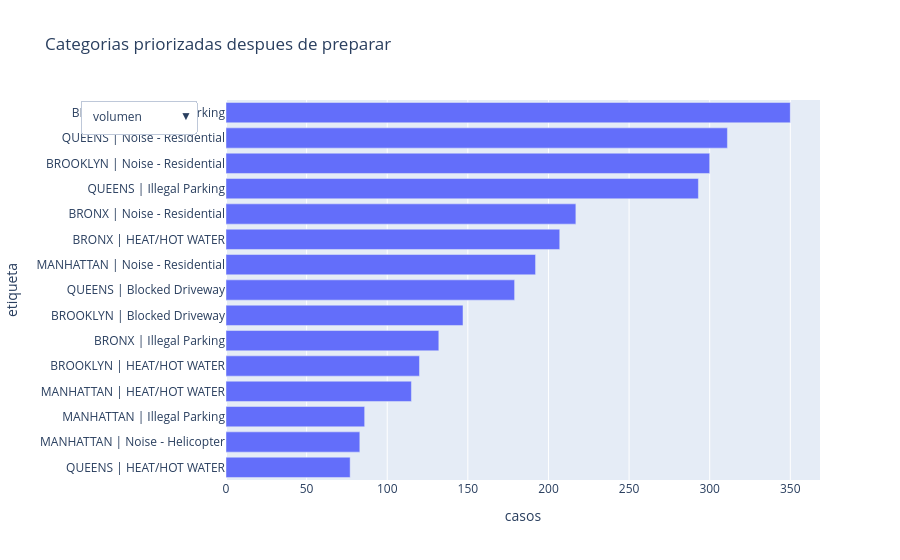

Here is the notebook cell this chart was saved with:
### Code cell
# @title Explorar Preparacion basica { display-mode: "form" }
top_prep = preparacion.head(15).assign(etiqueta=lambda t: t["borough"] + " | " + t["complaint_type"])
fig = px.bar(top_prep.sort_values("casos"), x="casos", y="etiqueta", orientation="h", hover_data=["mediana_dias"], title="Categorias priorizadas despues de preparar")
fig.update_layout(updatemenus=[{"buttons": [
    {"label": "volumen", "method": "update", "args": [{"x": [top_prep["casos"]]}, {"xaxis": {"title": "solicitudes"}}]},
    {"label": "mediana dias", "method": "update", "args": [{"x": [top_prep["mediana_dias"]]}, {"xaxis": {"title": "mediana de dias abiertos"}}]},
]}])
fig.show()


display(Markdown("**Lo que muestra:** La preparacion no maquilla: convierte una tabla grande en una cola de decisiones trazables."))

### Figure 1 — Plotly figure (JSON) as saved in the notebook; plotly's stock layout.template omitted (floating-point values rounded to 4 significant figures)
{"data": [{"customdata": [[1.35], [18.03], [0.0183], [1.383], [1.919], [0.1097], [0.04508], [0.1234], [0.01924], [0.8991], [0.0341], [0.1258], [0.02195], [0.02994], [0.04255]], "hovertemplate": "casos=%{x}<br>etiqueta=%{y}<br>mediana_dias=%{customdata[0]}<extra></extra>", "legendgroup": "", "marker": {"color": "#636efa", "pattern": {"shape": ""}}, "name": "", "orientation": "h", "showlegend": false, "textposition": "auto", "type": "bar", "x": [77, 83, 86, 115, 120, 132, 147, 179, 192, 207, 217, 293, 300, 311, 350], "xaxis": "x", "y": ["QUEENS | HEAT/HOT WATER", "MANHATTAN | Noise - Helicopter", "MANHATTAN | Illegal Parking", "MANHATTAN | HEAT/HOT WATER", "BROOKLYN | HEAT/HOT WATER", "BRONX | Illegal Parking", "BROOKLYN | Blocked Driveway", "QUEENS | Blocked Driveway", "MANHATTAN | Noise - Residential", "BRONX | HEAT/HOT WATER", "BRONX | Noise - Residential", "QUEENS | Illegal Parking", "BROOKLYN | Noise - Residential", "QUEENS | Noise - Residential", "BROOKLYN | Illegal Parking"], "yaxis": "y"}], "layout": {"barmode": "relative", "legend": {"tracegroupgap": 0}, "title": {"text": "Categorias priorizadas despues de preparar"}, "updatemenus": [{"buttons": [{"args": [{"x": [[350, 311, 300, 293, 217, 207, 192, 179, 147, 132, 120, 115, 86, 83, 77]]}, {"xaxis": {"title": "solicitudes"}}], "label": "volumen", "method": "update"}, {"args": [{"x": [[0.04255, 0.02994, 0.02195, 0.1258, 0.0341, 0.8991, 0.01924, 0.1234, 0.04508, 0.1097, 1.919, 1.383, 0.0183, 18.03, 1.35]]}, {"xaxis": {"title": "mediana de dias abiertos"}}], "label": "mediana dias", "method": "update"}]}], "xaxis": {"anchor": "y", "domain": [0.0, 1.0], "title": {"text": "casos"}}, "yaxis": {"anchor": "x", "domain": [0.0, 1.0], "title": {"text": "etiqueta"}}}}
